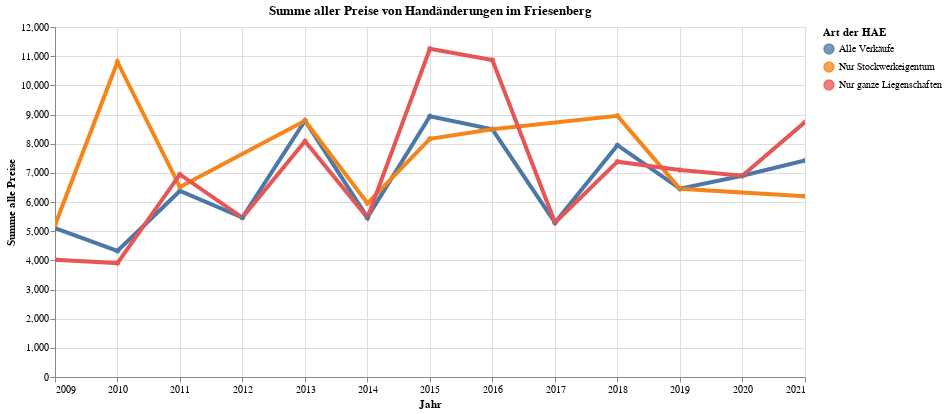

This figure's notebook cell:
### Code cell
myTitle="Summe aller Preise von Handänderungen im Friesenberg"

highlight = alt.selection(type='single', on='mouseover',
                          fields=['ArtLang'], nearest=True)
#x='date:StichtagDatJahr',
base = alt.Chart(myAgg.reset_index().query('sum_ALLE > 1'), title=myTitle).encode(
    x=alt.X('Jahr', axis=alt.Axis(title='Jahr'))# , axis=alt.Axis(format='%', title='percentage')
    , y=alt.X('sum_ALLE', axis=alt.Axis(title='Summe alle Preise'))
    , color=alt.Color('ArtLang', legend=alt.Legend(title="Art der HAE", orient="right"))  
    ,tooltip=['Jahr', 'ArtLang','sum_ALLE', 'sum_ZE', 'sum_W2']    
)
points = base.mark_circle().encode(
    opacity=alt.value(0.75)
).add_selection(
    highlight
).properties(
    width=750 , height=350
)
lines = base.mark_line().encode(
    size=alt.condition(~highlight, alt.value(0.5), alt.value(4))
).interactive()

lines + points

### Figure 1 — Vega-Lite specification as saved in the notebook (floating-point values rounded to 4 significant figures)
{"config": {"view": {"continuousWidth": 400, "continuousHeight": 300}}, "layer": [{"mark": "line", "encoding": {"color": {"type": "nominal", "field": "ArtLang", "legend": {"orient": "right", "title": "Art der HAE"}}, "size": {"condition": {"value": 0.5, "selection": {"not": "selector013"}}, "value": 4}, "tooltip": [{"type": "temporal", "field": "Jahr"}, {"type": "nominal", "field": "ArtLang"}, {"type": "quantitative", "field": "sum_ALLE"}, {"type": "quantitative", "field": "sum_ZE"}, {"type": "quantitative", "field": "sum_W2"}], "x": {"type": "temporal", "axis": {"title": "Jahr"}, "field": "Jahr"}, "y": {"type": "quantitative", "axis": {"title": "Summe alle Preise"}, "field": "sum_ALLE"}}, "selection": {"selector014": {"type": "interval", "bind": "scales", "encodings": ["x", "y"]}}, "title": "Summe aller Preise von Handänderungen im Friesenberg"}, {"mark": "circle", "encoding": {"color": {"type": "nominal", "field": "ArtLang", "legend": {"orient": "right", "title": "Art der HAE"}}, "opacity": {"value": 0.75}, "tooltip": [{"type": "temporal", "field": "Jahr"}, {"type": "nominal", "field": "ArtLang"}, {"type": "quantitative", "field": "sum_ALLE"}, {"type": "quantitative", "field": "sum_ZE"}, {"type": "quantitative", "field": "sum_W2"}], "x": {"type": "temporal", "axis": {"title": "Jahr"}, "field": "Jahr"}, "y": {"type": "quantitative", "axis": {"title": "Summe alle Preise"}, "field": "sum_ALLE"}}, "height": 350, "selection": {"selector013": {"type": "single", "on": "mouseover", "fields": ["ArtLang"], "nearest": true}}, "title": "Summe aller Preise von Handänderungen im Friesenberg", "width": 750}], "data": {"name": "data-e132e9e96849626bef18726a63b21ee8"}, "$schema": "https://vega.github.io/schema/vega-lite/v4.8.1.json", "datasets": {"data-e132e9e96849626bef18726a63b21ee8": [{"Jahr": "2009-01-01T00:00:00", "Typ": "Preis", "PreisreiheSort": 41, "ArtLang": "Alle Verkäufe", "Gebiet_s": 33, "Gebiet_n": "Friesenberg", "BZO": "BZO99", "sum_ALLE": 5102.0, "sum_ZE": 0.0, "sum_W2": 0.0}, {"Jahr": "2009-01-01T00:00:00", "Typ": "Preis", "PreisreiheSort": 41, "ArtLang": "Nur Stockwerkeigentum", "Gebiet_s": 33, "Gebiet_n": "Friesenberg", "BZO": "BZO99", "sum_ALLE": 5204.0, "sum_ZE": 0.0, "sum_W2": 0.0}, {"Jahr": "2009-01-01T00:00:00", "Typ": "Preis", "PreisreiheSort": 41, "ArtLang": "Nur ganze Liegenschaften", "Gebiet_s": 33, "Gebiet_n": "Friesenberg", "BZO": "BZO99", "sum_ALLE": 4024.0, "sum_ZE": 0.0, "sum_W2": 0.0}, {"Jahr": "2010-01-01T00:00:00", "Typ": "Preis", "PreisreiheSort": 41, "ArtLang": "Alle Verkäufe", "Gebiet_s": 33, "Gebiet_n": "Friesenberg", "BZO": "BZO99", "sum_ALLE": 4324.0, "sum_ZE": 0.0, "sum_W2": 0.0}, {"Jahr": "2010-01-01T00:00:00", "Typ": "Preis", "PreisreiheSort": 41, "ArtLang": "Nur Stockwerkeigentum", "Gebiet_s": 33, "Gebiet_n": "Friesenberg", "BZO": "BZO99", "sum_ALLE": 10800.0, "sum_ZE": 0.0, "sum_W2": 0.0}, {"Jahr": "2010-01-01T00:00:00", "Typ": "Preis", "PreisreiheSort": 41, "ArtLang": "Nur ganze Liegenschaften", "Gebiet_s": 33, "Gebiet_n": "Friesenberg", "BZO": "BZO99", "sum_ALLE": 3906.0, "sum_ZE": 0.0, "sum_W2": 0.0}, {"Jahr": "2011-01-01T00:00:00", "Typ": "Preis", "PreisreiheSort": 41, "ArtLang": "Alle Verkäufe", "Gebiet_s": 33, "Gebiet_n": "Friesenberg", "BZO": "BZO99", "sum_ALLE": 6379.0, "sum_ZE": 0.0, "sum_W2": 0.0}, {"Jahr": "2011-01-01T00:00:00", "Typ": "Preis", "PreisreiheSort": 41, "ArtLang": "Nur Stockwerkeigentum", "Gebiet_s": 33, "Gebiet_n": "Friesenberg", "BZO": "BZO99", "sum_ALLE": 6512.0, "sum_ZE": 0.0, "sum_W2": 0.0}, {"Jahr": "2011-01-01T00:00:00", "Typ": "Preis", "PreisreiheSort": 41, "ArtLang": "Nur ganze Liegenschaften", "Gebiet_s": 33, "Gebiet_n": "Friesenberg", "BZO": "BZO99", "sum_ALLE": 6944.0, "sum_ZE": 0.0, "sum_W2": 0.0}, {"Jahr": "2012-01-01T00:00:00", "Typ": "Preis", "PreisreiheSort": 41, "ArtLang": "Nur ganze Liegenschaften", "Gebiet_s": 33, "Gebiet_n": "Friesenberg", "BZO": "BZO99", "sum_ALLE": 5467.0, "sum_ZE": 0.0, "sum_W2": 0.0}, {"Jahr": "2012-01-01T00:00:00", "Typ": "Preis", "PreisreiheSort": 41, "ArtLang": "Alle Verkäufe", "Gebiet_s": 33, "Gebiet_n": "Friesenberg", "BZO": "BZO99", "sum_ALLE": 5467.0, "sum_ZE": 0.0, "sum_W2": 0.0}, {"Jahr": "2013-01-01T00:00:00", "Typ": "Preis", "PreisreiheSort": 41, "ArtLang": "Alle Verkäufe", "Gebiet_s": 33, "Gebiet_n": "Friesenberg", "BZO": "BZO99", "sum_ALLE": 8786.0, "sum_ZE": 0.0, "sum_W2": 0.0}, {"Jahr": "2013-01-01T00:00:00", "Typ": "Preis", "PreisreiheSort": 41, "ArtLang": "Nur Stockwerkeigentum", "Gebiet_s": 33, "Gebiet_n": "Friesenberg", "BZO": "BZO99", "sum_ALLE": 8786.0, "sum_ZE": 0.0, "sum_W2": 0.0}, {"Jahr": "2013-01-01T00:00:00", "Typ": "Preis", "PreisreiheSort": 41, "ArtLang": "Nur ganze Liegenschaften", "Gebiet_s": 33, "Gebiet_n": "Friesenberg", "BZO": "BZO99", "sum_ALLE": 8085.0, "sum_ZE": 0.0, "sum_W2": 0.0}, {"Jahr": "2014-01-01T00:00:00", "Typ": "Preis", "PreisreiheSort": 41, "ArtLang": "Nur ganze Liegenschaften", "Gebiet_s": 33, "Gebiet_n": "Friesenberg", "BZO": "BZO99", "sum_ALLE": 5458.0, "sum_ZE": 0.0, "sum_W2": 0.0}, {"Jahr": "2014-01-01T00:00:00", "Typ": "Preis", "PreisreiheSort": 41, "ArtLang": "Alle Verkäufe", "Gebiet_s": 33, "Gebiet_n": "Friesenberg", "BZO": "BZO99", "sum_ALLE": 5472.0, "sum_ZE": 0.0, "sum_W2": 0.0}, {"Jahr": "2014-01-01T00:00:00", "Typ": "Preis", "PreisreiheSort": 41, "ArtLang": "Nur Stockwerkeigentum", "Gebiet_s": 33, "Gebiet_n": "Friesenberg", "BZO": "BZO99", "sum_ALLE": 5956.0, "sum_ZE": 0.0, "sum_W2": 0.0}, {"Jahr": "2015-01-01T00:00:00", "Typ": "Preis", "PreisreiheSort": 41, "ArtLang": "Nur ganze Liegenschaften", "Gebiet_s": 33, "Gebiet_n": "Friesenberg", "BZO": "BZO99", "sum_ALLE": 11260.0, "sum_ZE": 0.0, "sum_W2": 0.0}, {"Jahr": "2015-01-01T00:00:00", "Typ": "Preis", "PreisreiheSort": 41, "ArtLang": "Nur Stockwerkeigentum", "Gebiet_s": 33, "Gebiet_n": "Friesenberg", "BZO": "BZO99", "sum_ALLE": 8165.0, "sum_ZE": 0.0, "sum_W2": 0.0}, {"Jahr": "2015-01-01T00:00:00", "Typ": "Preis", "PreisreiheSort": 41, "ArtLang": "Alle Verkäufe", "Gebiet_s": 33, "Gebiet_n": "Friesenberg", "BZO": "BZO99", "sum_ALLE": 8938.0, "sum_ZE": 0.0, "sum_W2": 0.0}, {"Jahr": "2016-01-01T00:00:00", "Typ": "Preis", "PreisreiheSort": 41, "ArtLang": "Alle Verkäufe", "Gebiet_s": 33, "Gebiet_n": "Friesenberg", "BZO": "BZO99", "sum_ALLE": 8493.0, "sum_ZE": 0.0, "sum_W2": 0.0}, {"Jahr": "2016-01-01T00:00:00", "Typ": "Preis", "PreisreiheSort": 41, "ArtLang": "Nur Stockwerkeigentum", "Gebiet_s": 33, "Gebiet_n": "Friesenberg", "BZO": "BZO99", "sum_ALLE": 8493.0, "sum_ZE": 0.0, "sum_W2": 0.0}, {"Jahr": "2016-01-01T00:00:00", "Typ": "Preis", "PreisreiheSort": 41, "ArtLang": "Nur ganze Liegenschaften", "Gebiet_s": 33, "Gebiet_n": "Friesenberg", "BZO": "BZO99", "sum_ALLE": 10870.0, "sum_ZE": 0.0, "sum_W2": 0.0}, {"Jahr": "2017-01-01T00:00:00", "Typ": "Preis", "PreisreiheSort": 41, "ArtLang": "Alle Verkäufe", "Gebiet_s": 33, "Gebiet_n": "Friesenberg", "BZO": "BZO99", "sum_ALLE": 5294.0, "sum_ZE": 0.0, "sum_W2": 0.0}, {"Jahr": "2017-01-01T00:00:00", "Typ": "Preis", "PreisreiheSort": 41, "ArtLang": "Nur ganze Liegenschaften", "Gebiet_s": 33, "Gebiet_n": "Friesenberg", "BZO": "BZO99", "sum_ALLE": 5294.0, "sum_ZE": 0.0, "sum_W2": 0.0}, {"Jahr": "2018-01-01T00:00:00", "Typ": "Preis", "PreisreiheSort": 41, "ArtLang": "Nur Stockwerkeigentum", "Gebiet_s": 33, "Gebiet_n": "Friesenberg", "BZO": "BZO99", "sum_ALLE": 8954.0, "sum_ZE": 0.0, "sum_W2": 0.0}, {"Jahr": "2018-01-01T00:00:00", "Typ": "Preis", "PreisreiheSort": 41, "ArtLang": "Nur ganze Liegenschaften", "Gebiet_s": 33, "Gebiet_n": "Friesenberg", "BZO": "BZO99", "sum_ALLE": 7383.0, "sum_ZE": 0.0, "sum_W2": 0.0}, {"Jahr": "2018-01-01T00:00:00", "Typ": "Preis", "PreisreiheSort": 41, "ArtLang": "Alle Verkäufe", "Gebiet_s": 33, "Gebiet_n": "Friesenberg", "BZO": "BZO99", "sum_ALLE": 7947.0, "sum_ZE": 0.0, "sum_W2": 0.0}, {"Jahr": "2019-01-01T00:00:00", "Typ": "Preis", "PreisreiheSort": 41, "ArtLang": "Alle Verkäufe", "Gebiet_s": 33, "Gebiet_n": "Friesenberg", "BZO": "BZO16", "sum_ALLE": 6456.0, "sum_ZE": 0.0, "sum_W2": 0.0}, {"Jahr": "2019-01-01T00:00:00", "Typ": "Preis", "PreisreiheSort": 41, "ArtLang": "Nur Stockwerkeigentum", "Gebiet_s": 33, "Gebiet_n": "Friesenberg", "BZO": "BZO16", "sum_ALLE": 6456.0, "sum_ZE": 0.0, "sum_W2": 0.0}, {"Jahr": "2019-01-01T00:00:00", "Typ": "Preis", "PreisreiheSort": 41, "ArtLang": "Nur ganze Liegenschaften", "Gebiet_s": 33, "Gebiet_n": "Friesenberg", "BZO": "BZO16", "sum_ALLE": 7095.0, "sum_ZE": 0.0, "sum_W2": 0.0}, {"Jahr": "2020-01-01T00:00:00", "Typ": "Preis", "PreisreiheSort": 41, "ArtLang": "Alle Verkäufe", "Gebiet_s": 33, "Gebiet_n": "Friesenberg", "BZO": "BZO16", "sum_ALLE": 6901.0, "sum_ZE": 0.0, "sum_W2": 0.0}, {"Jahr": "2020-01-01T00:00:00", "Typ": "Preis", "PreisreiheSort": 41, "ArtLang": "Nur ganze Liegenschaften", "Gebiet_s": 33, "Gebiet_n": "Friesenberg", "BZO": "BZO16", "sum_ALLE": 6901.0, "sum_ZE": 0.0, "sum_W2": 0.0}, {"Jahr": "2021-01-01T00:00:00", "Typ": "Preis", "PreisreiheSort": 41, "ArtLang": "Nur Stockwerkeigentum", "Gebiet_s": 33, "Gebiet_n": "Friesenberg", "BZO": "BZO16", "sum_ALLE": 6194.0, "sum_ZE": 0.0, "sum_W2": 0.0}, {"Jahr": "2021-01-01T00:00:00", "Typ": "Preis", "PreisreiheSort": 41, "ArtLang": "Alle Verkäufe", "Gebiet_s": 33, "Gebiet_n": "Friesenberg", "BZO": "BZO16", "sum_ALLE": 7423.0, "sum_ZE": 0.0, "sum_W2": 8652.0}, {"Jahr": "2021-01-01T00:00:00", "Typ": "Preis", "PreisreiheSort": 41, "ArtLang": "Nur ganze Liegenschaften", "Gebiet_s": 33, "Gebiet_n": "Friesenberg", "BZO": "BZO16", "sum_ALLE": 8738.0, "sum_ZE": 0.0, "sum_W2": 8652.0}]}}
